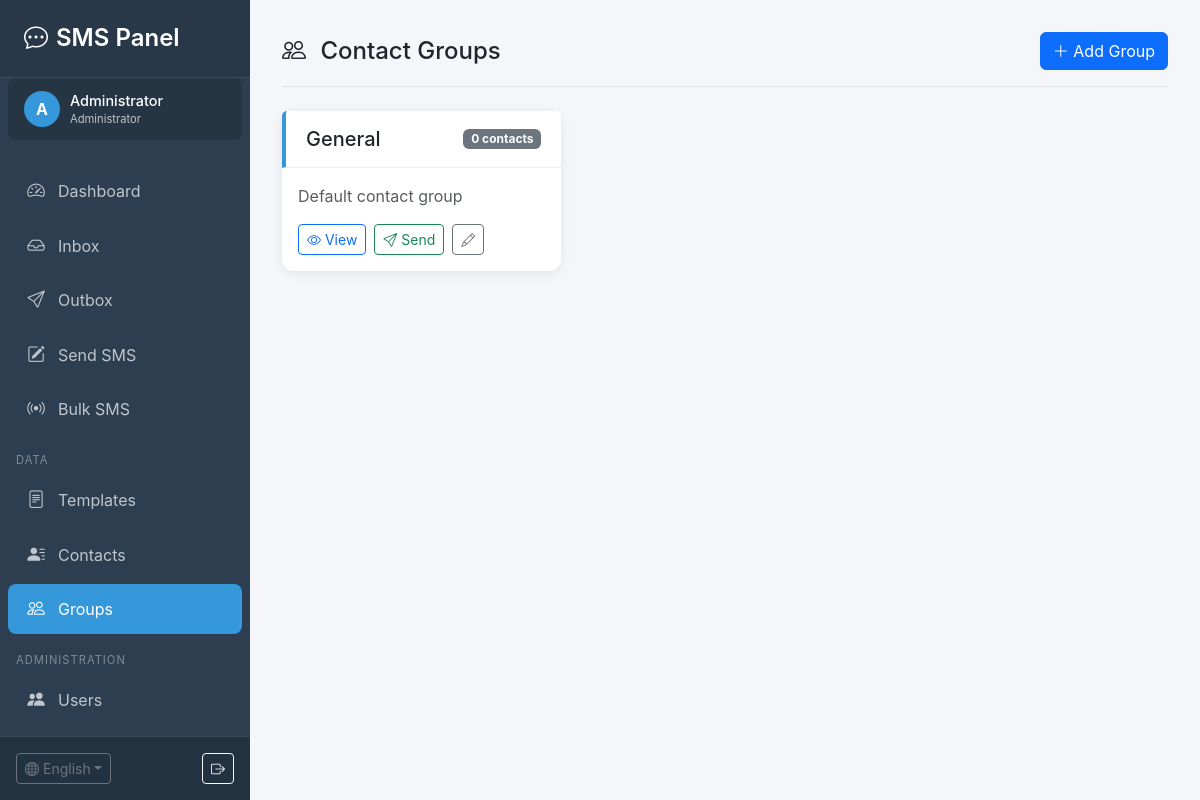
Screenshot of /groups.php?lang=en (signed in) with the database file from the repository.
### tables this page shows
CREATE TABLE `users` (
    `id` INT AUTO_INCREMENT PRIMARY KEY,
    `username` VARCHAR(50) NOT NULL UNIQUE COMMENT 'Логин',
    `password` VARCHAR(255) NOT NULL COMMENT 'Хеш пароля',
    `name` VARCHAR(100) NOT NULL COMMENT 'Имя пользователя',
    `email` VARCHAR(100) DEFAULT NULL COMMENT 'Email',
    `role` ENUM('admin', 'user') DEFAULT 'user' COMMENT 'Роль',
    `is_active` TINYINT(1) DEFAULT 1 COMMENT 'Активен',
    `last_login` DATETIME DEFAULT NULL COMMENT 'Последний вход',
    `created_at` TIMESTAMP DEFAULT CURRENT_TIMESTAMP,
    `updated_at` TIMESTAMP DEFAULT CURRENT_TIMESTAMP ON UPDATE CURRENT_TIMESTAMP,
    INDEX `idx_username` (`username`),
    INDEX `idx_role` (`role`),
    INDEX `idx_active` (`is_active`)
);

CREATE TABLE `contact_groups` (
    `id` INT AUTO_INCREMENT PRIMARY KEY,
    `user_id` INT DEFAULT NULL COMMENT 'ID владельца',
    `name` VARCHAR(100) NOT NULL COMMENT 'Название группы',
    `description` TEXT DEFAULT NULL COMMENT 'Описание',
    `color` VARCHAR(7) DEFAULT '#3498db' COMMENT 'Цвет HEX',
    `created_at` TIMESTAMP DEFAULT CURRENT_TIMESTAMP,
    INDEX `idx_user` (`user_id`)
);

### includes/auth.php (called while the page is built, shortened)
<?php
require_once __DIR__ . '/database.php';
class Auth {
    private static $instance = null;
    private $db;
    private $user = null;
    private function __construct() {
        $this->db = Database::getInstance();
        $this->loadUser();
    }
    public static function getInstance() {
        if (self::$instance === null) {
            self::$instance = new self();
        }
        return self::$instance;
    }
    private function loadUser() {
        if (isset($_SESSION['user_id'])) {
            $this->user = $this->db->fetchOne(
                "SELECT * FROM users WHERE id = ? AND is_active = 1",
                [$_SESSION['user_id']]
            );
        }
    }
    public function isAdmin() {
        return $this->user && $this->user['role'] === 'admin';
    }
    public function getUser() {
        return $this->user;
    }
    public function getUserId() {
        return $this->user ? $this->user['id'] : null;
    }
}

### includes/database.php (called while the page is built, shortened)
<?php
class Database {
    private static $instance = null;
    private $conn;
    private function __construct() {
        try {
            $this->conn = new PDO(
                "mysql:host=" . DB_HOST . ";dbname=" . DB_NAME . ";charset=utf8mb4",
                DB_USER,
                DB_PASS,
                [
                    PDO::ATTR_ERRMODE => PDO::ERRMODE_EXCEPTION,
                    PDO::ATTR_DEFAULT_FETCH_MODE => PDO::FETCH_ASSOC,
                    PDO::ATTR_EMULATE_PREPARES => false
                ]
            );
        } catch (PDOException $e) {
            try {
                $this->conn = new PDO(
                    "mysql:host=" . DB_HOST . ";charset=utf8mb4",
                    DB_USER,
                    DB_PASS
                );
                $this->conn->exec("CREATE DATABASE IF NOT EXISTS " . DB_NAME . " CHARACTER SET utf8mb4 COLLATE utf8mb4_unicode_ci");
                $this->conn->exec("USE " . DB_NAME);
                $this->conn->setAttribute(PDO::ATTR_ERRMODE, PDO::ERRMODE_EXCEPTION);
                $this->conn->setAttribute(PDO::ATTR_DEFAULT_FETCH_MODE, PDO::FETCH_ASSOC);
            } catch (PDOException $e2) {
                die("Database connection failed: " . $e2->getMessage());
            }
        }
    }
    public static function getInstance() {
        if (self::$instance === null) {
            self::$instance = new self();
        }
        return self::$instance;
    }
    public function query($sql, $params = []) {
        $stmt = $this->conn->prepare($sql);
        $stmt->execute($params);
        return $stmt;
    }
    public function fetchAll($sql, $params = []) {
        return $this->query($sql, $params)->fetchAll();
    }
    public function fetchOne($sql, $params = []) {
        return $this->query($sql, $params)->fetch();
    }
}

### includes/contacts.php (called while the page is built, shortened)
<?php
require_once __DIR__ . '/database.php';
require_once __DIR__ . '/auth.php';
class Contacts {
    private $db;
    private $userId;
    private $isAdmin;
    public function __construct() {
        $this->db = Database::getInstance();
        $auth = Auth::getInstance();
        $this->userId = $auth->getUserId();
        $this->isAdmin = $auth->isAdmin();
    }
    private function getUserFilter($alias = '') {
        $prefix = $alias ? "{$alias}." : '';
        if ($this->isAdmin) {
            return ['where' => '1=1', 'params' => []];
        }
        return [
            'where' => "({$prefix}user_id = ? OR {$prefix}user_id IS NULL)",
            'params' => [$this->userId]
        ];
    }
    public function getGroups() {
        $userFilter = $this->getUserFilter();
        return $this->db->fetchAll(
            "SELECT * FROM contact_groups WHERE {$userFilter['where']} ORDER BY name",
            $userFilter['params']
        );
    }
}

### groups.php (the view, shortened to what this page needs)
<?php
require_once __DIR__ . '/includes/contacts.php';
require_once __DIR__ . '/includes/sms.php';
require_once __DIR__ . '/includes/lang.php';
require_once __DIR__ . '/templates/layout.php';
$contactsObj = new Contacts();
$groups = $contactsObj->getGroups();
$groupCounts = [];
renderHeader(__('groups'), 'groups');
?>
<div class="top-bar">
    <h4 class="mb-0">
        <i class="bi bi-people me-2"></i> <?= __('contact_groups') ?>
    </h4>
    <button class="btn btn-primary" data-bs-toggle="modal" data-bs-target="#addGroupModal">
        <i class="bi bi-plus-lg"></i> <?= __('add_group') ?>
    </button>
</div>
<div class="row">
    <?php foreach ($groups as $group): ?>
    <div class="col-md-6 col-lg-4 mb-4">
        <div class="card h-100">
            <div class="card-header d-flex justify-content-between align-items-center"
                 style="border-left: 4px solid <?= $group['color'] ?>">
                <h5 class="mb-0"><?= htmlspecialchars($group['name']) ?></h5>
                <span class="badge bg-secondary">
                    <?= __('group_contacts_count', ['count' => $groupCounts[$group['id']] ?? 0]) ?>
                </span>
            </div>
            <div class="card-body">
                <p class="text-muted mb-3">
                    <?= htmlspecialchars($group['description'] ?: '-') ?>
                </p>
                <div class="d-flex gap-2 flex-wrap">
                    <a href="contacts.php?group=<?= $group['id'] ?>" class="btn btn-sm btn-outline-primary">
                        <i class="bi bi-eye"></i> <?= __('view') ?>
                    </a>
                    <button class="btn btn-sm btn-outline-success send-group-btn"
                            data-id="<?= $group['id'] ?>"
                            data-name="<?= htmlspecialchars($group['name']) ?>"
                            data-count="<?= $groupCounts[$group['id']] ?? 0 ?>">
                        <i class="bi bi-send"></i> <?= __('send') ?>
                    </button>
                    <button class="btn btn-sm btn-outline-secondary edit-group-btn"
                            data-id="<?= $group['id'] ?>"
                            data-name="<?= htmlspecialchars($group['name']) ?>"
                            data-description="<?= htmlspecialchars($group['description']) ?>"
                            data-color="<?= $group['color'] ?>">
                        <i class="bi bi-pencil"></i>
                    </button>
                </div>
            </div>
        </div>
    </div>
    <?php endforeach; ?>
</div>
<?php renderFooter(); ?>

### templates/layout.php (shortened to what this page needs)
<?php
require_once __DIR__ . '/../includes/database.php';
require_once __DIR__ . '/../includes/auth.php';
require_once __DIR__ . '/../includes/lang.php';
function renderHeader($title, $active = '') {
    $auth = Auth::getInstance();
    $auth->requireLogin();
    $user = $auth->getUser();
    $isAdmin = $auth->isAdmin();
?>
<!DOCTYPE html>
<html lang="<?= $GLOBALS['current_lang'] ?>">
<head>
    <link href="https://cdn.jsdelivr.net/npm/bootstrap@5.3.2/dist/css/bootstrap.min.css" rel="stylesheet">
    <link href="https://cdn.jsdelivr.net/npm/bootstrap-icons@1.11.1/font/bootstrap-icons.css" rel="stylesheet">
</head>
<body>
    <div class="sidebar">
        <div class="sidebar-header">
            <h4><i class="bi bi-chat-dots me-2"></i><?= __('app_name') ?></h4>
        </div>
        <div class="user-info">
            <div class="avatar"><?= strtoupper(substr($user['name'], 0, 1)) ?></div>
            <div>
                <div class="name"><?= htmlspecialchars($user['name']) ?></div>
                <div class="role"><?= $isAdmin ? __('role_admin') : __('role_user') ?></div>
            </div>
        </div>
        <nav class="sidebar-nav">
            <ul class="nav flex-column">
                <li class="nav-item">
                    <a href="index.php" class="nav-link <?= $active === 'dashboard' ? 'active' : '' ?>">
                        <i class="bi bi-speedometer2"></i> <?= __('nav_dashboard') ?>
                    </a>
                </li>
                <li class="nav-item">
                    <a href="inbox.php" class="nav-link <?= $active === 'inbox' ? 'active' : '' ?>">
                        <i class="bi bi-inbox"></i> <?= __('nav_inbox') ?>
                    </a>
                </li>
                <li class="nav-item">
                    <a href="outbox.php" class="nav-link <?= $active === 'outbox' ? 'active' : '' ?>">
                        <i class="bi bi-send"></i> <?= __('nav_outbox') ?>
                    </a>
                </li>
                <li class="nav-item">
                    <a href="send.php" class="nav-link <?= $active === 'send' ? 'active' : '' ?>">
                        <i class="bi bi-pencil-square"></i> <?= __('nav_send') ?>
                    </a>
                </li>
                <li class="nav-item">
                    <a href="bulk.php" class="nav-link <?= $active === 'bulk' ? 'active' : '' ?>">
                        <i class="bi bi-broadcast"></i> <?= __('bulk_sms') ?>
                    </a>
                </li>
                <li class="nav-section"><?= __('nav_data') ?></li>
                <li class="nav-item">
                    <a href="templates.php" class="nav-link <?= $active === 'templates' ? 'active' : '' ?>">
                        <i class="bi bi-file-text"></i> <?= __('nav_templates') ?>
                    </a>
                </li>
                <li class="nav-item">
                    <a href="contacts.php" class="nav-link <?= $active === 'contacts' ? 'active' : '' ?>">
                        <i class="bi bi-person-lines-fill"></i> <?= __('nav_contacts') ?>
                    </a>
                </li>
                <li class="nav-item">
                    <a href="groups.php" class="nav-link <?= $active === 'groups' ? 'active' : '' ?>">
                        <i class="bi bi-people"></i> <?= __('nav_groups') ?>
                    </a>
                </li>
                <?php if ($isAdmin): ?>
                <li class="nav-section"><?= __('nav_admin') ?></li>
                <li class="nav-item">
                    <a href="users.php" class="nav-link <?= $active === 'users' ? 'active' : '' ?>">
                        <i class="bi bi-people-fill"></i> <?= __('users') ?>
                    </a>
                </li>
                <li class="nav-item">
                    <a href="gateways.php" class="nav-link <?= $active === 'gateways' ? 'active' : '' ?>">
                    </a>
                </li>
                <?php endif; ?>
            </ul>
        </nav>
        <div class="sidebar-footer">
            <div class="d-flex justify-content-between align-items-center">
                <?= getLanguageSwitcher() ?>
                <a href="logout.php" class="btn btn-sm btn-outline-light" title="<?= __('logout') ?>">
                    <i class="bi bi-box-arrow-right"></i>
                </a>
            </div>
        </div>
    </div>
    <div class="main-content">
<?php
}
function renderFooter() {
?>
    </div>
</body>
</html>
<?php
}

### templates/layout.php (style rules this page uses)
:root { --sidebar-width: 250px; --primary-color: #2c3e50; --accent-color: #3498db; }
body { font-family: -apple-system, BlinkMacSystemFont, 'Segoe UI', Roboto, 'Helvetica Neue', Arial, sans-serif; background: #f5f6fa; }
.sidebar { position: fixed; top: 0; left: 0; width: var(--sidebar-width); height: 100vh; background: var(--primary-color); color: #fff; z-index: 1000; display: flex; flex-direction: column; }
.sidebar-header { padding: 1.5rem; background: rgba(0,0,0,0.1); border-bottom: 1px solid rgba(255,255,255,0.1); flex-shrink: 0; }
.sidebar-header h4 { margin: 0; font-weight: 600; }
.sidebar-nav { padding: 1rem 0; flex: 1; overflow-y: auto; }
.nav-section { padding: 0.5rem 1rem 0.25rem; font-size: 0.7rem; text-transform: uppercase; letter-spacing: 1px; color: rgba(255,255,255,0.4); margin-top: 0.5rem; }
.nav-item { margin: 2px 8px; }
.nav-link { color: rgba(255,255,255,0.7); padding: 0.75rem 1rem; border-radius: 8px; display: flex; align-items: center; transition: all 0.2s; }
.nav-link.active { color: #fff; background: var(--accent-color); }
.nav-link i { margin-right: 10px; font-size: 1.1rem; width: 24px; text-align: center; }
.main-content { margin-left: var(--sidebar-width); padding: 2rem; min-height: 100vh; }
.top-bar { display: flex; justify-content: space-between; align-items: center; margin-bottom: 1.5rem; padding-bottom: 1rem; border-bottom: 1px solid #e0e0e0; }
.card { border: none; box-shadow: 0 2px 12px rgba(0,0,0,0.08); border-radius: 12px; }
.card-header { background: #fff; border-bottom: 1px solid #eee; font-weight: 600; padding: 1rem 1.25rem; }
.sidebar-footer { padding: 1rem; background: rgba(0,0,0,0.2); border-top: 1px solid rgba(255,255,255,0.1); flex-shrink: 0; }
.user-info { display: flex; align-items: center; padding: 0.75rem 1rem; background: rgba(0,0,0,0.15); border-radius: 8px; margin: 0 8px 8px; }
.user-info .avatar { width: 36px; height: 36px; background: var(--accent-color); border-radius: 50%; display: flex; align-items: center; justify-content: center; margin-right: 10px; font-weight: bold; }
.user-info .name { flex: 1; font-weight: 500; font-size: 0.9rem; }
.user-info .role { font-size: 0.7rem; opacity: 0.7; }

### rows the page displays
users: name "A", name "Administrator"
contact_groups: name "General", id "0 contacts", description "Default contact group"

### other values shown
__('app_name') "SMS Panel"
__('role_admin') "Administrator"
__('nav_dashboard') "Dashboard"
__('nav_inbox') "Inbox"
__('nav_outbox') "Outbox"
__('nav_send') "Send SMS"
__('bulk_sms') "Bulk SMS"
__('nav_data') "DATA"
__('nav_templates') "Templates"
__('nav_contacts') "Contacts"
__('nav_groups') "Groups"
__('nav_admin') "ADMINISTRATION"
__('users') "Users"
$GLOBALS['available_languages'][$current] "English"
__('contact_groups') "Contact Groups"
